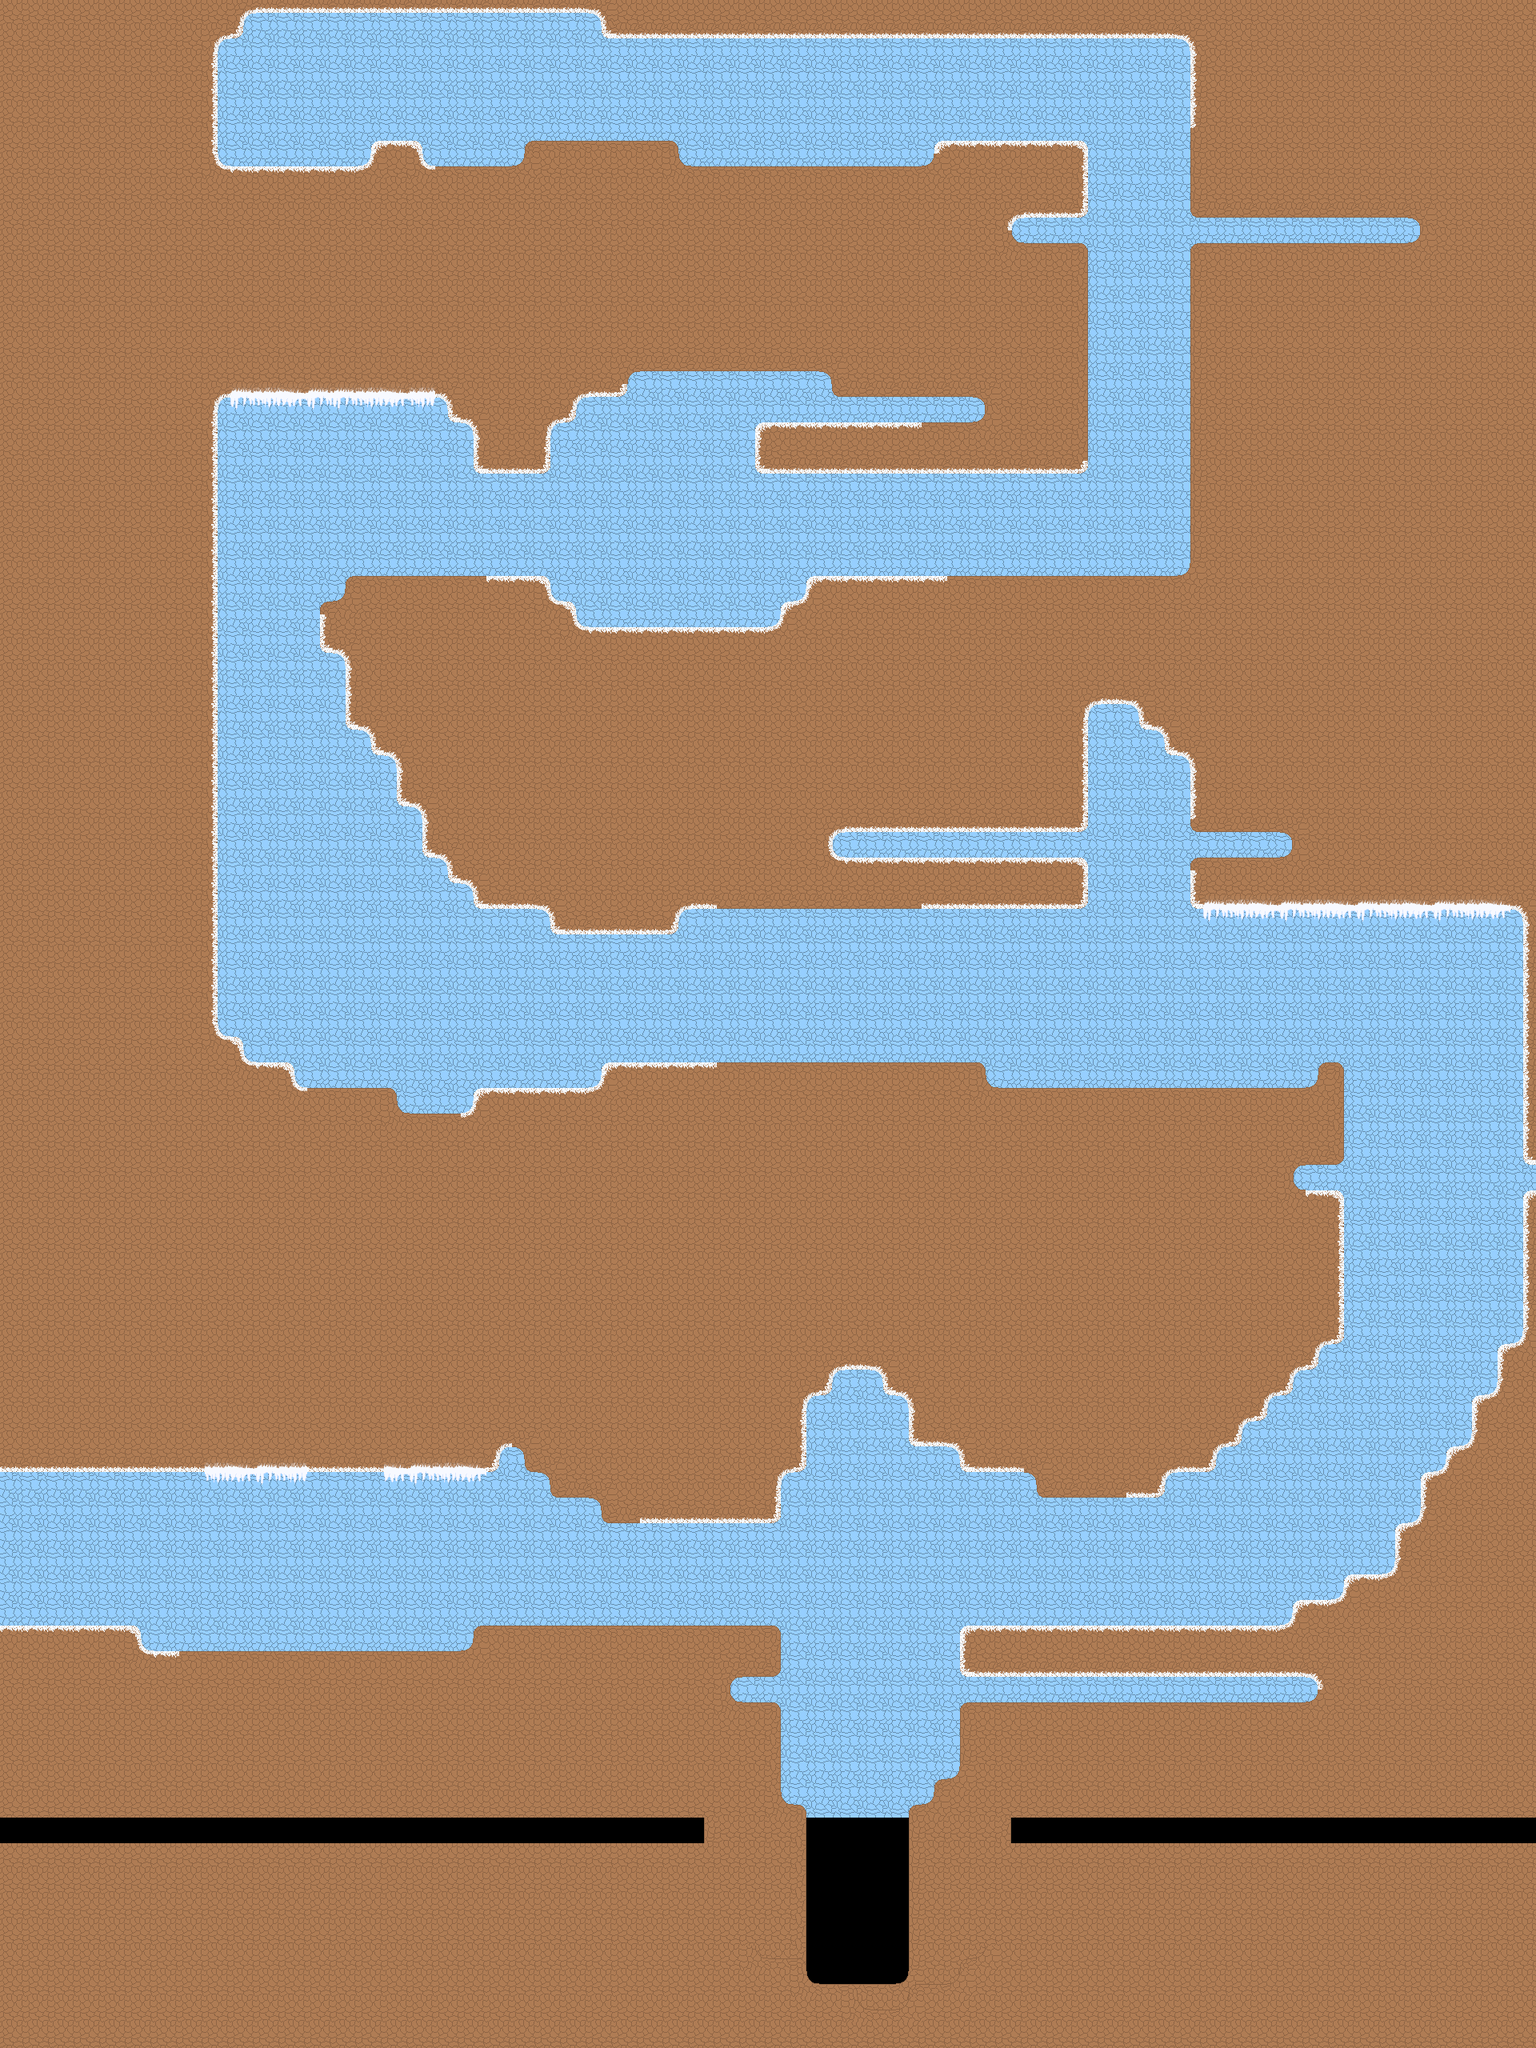

A level layout from a 2D game, rendered from its tile map. Below: a short description, then the map file with tile-grid data replaced by summaries:
An orthogonal 60x80 tile map with 32x32 px tiles, 3 tile layers (background, dirt, ice), 6 tilesets.

<map version="1.2" tiledversion="1.2.1" orientation="orthogonal" renderorder="right-down" width="60" height="80" tilewidth="32" tileheight="32" infinite="0" nextlayerid="16" nextobjectid="1">
 <tileset firstgid="1" source="icyDirt.tsx" />
 <tileset firstgid="16" source="dirt.tsx" />
 <tileset firstgid="31" source="icicle.tsx" />
 <tileset firstgid="34" source="penguin.tsx" />
 <tileset firstgid="35" source="iceball.tsx" />
 <tileset firstgid="44" source="background.tsx" />
 <layer id="13" name="background" width="60" height="80">
  <data>[4800 cells, 4260 non-empty, 1 distinct tile ids]</data>
 </layer>
 <layer id="14" name="dirt" width="60" height="80">
  <data>[4800 cells, 3206 non-empty, 13 distinct tile ids]</data>
 </layer>
 <layer id="15" name="ice" width="60" height="80">
  <data>[4800 cells, 854 non-empty, 21 distinct tile ids]</data>
 </layer>
</map>